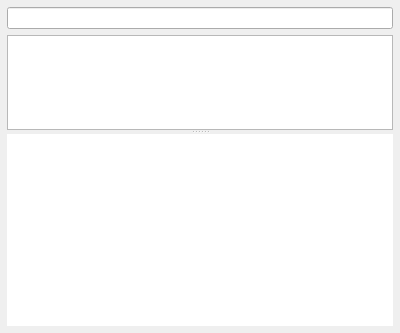
<?xml version="1.0" encoding="UTF-8"?>
<ui version="4.0">
 <class>InventoryFieldPicker</class>
 <widget class="QWidget" name="InventoryFieldPicker">
  <property name="geometry">
   <rect>
    <x>0</x>
    <y>0</y>
    <width>400</width>
    <height>333</height>
   </rect>
  </property>
  <property name="windowTitle">
   <string>Form</string>
  </property>
  <layout class="QVBoxLayout" name="verticalLayout">
   <property name="margin">
    <number>7</number>
   </property>
   <item>
    <widget class="SearchLineEdit" name="fieldSearchEdit"/>
   </item>
   <item>
    <widget class="PrettySplitter" name="splitter">
     <property name="orientation">
      <enum>Qt::Vertical</enum>
     </property>
     <widget class="FWTreeView" name="fields">
      <property name="dragEnabled">
       <bool>true</bool>
      </property>
      <property name="itemsExpandable">
       <bool>true</bool>
      </property>
      <property name="sortingEnabled">
       <bool>false</bool>
      </property>
     </widget>
     <widget class="QPlainTextEdit" name="description">
      <property name="sizePolicy">
       <sizepolicy hsizetype="Preferred" vsizetype="MinimumExpanding">
        <horstretch>0</horstretch>
        <verstretch>0</verstretch>
       </sizepolicy>
      </property>
      <property name="frameShape">
       <enum>QFrame::NoFrame</enum>
      </property>
      <property name="readOnly">
       <bool>true</bool>
      </property>
     </widget>
    </widget>
   </item>
  </layout>
 </widget>
 <customwidgets>
  <customwidget>
   <class>SearchLineEdit</class>
   <extends>QLineEdit</extends>
   <header>FileWaveGuiLib/searchlineedit/searchlineedit.h</header>
  </customwidget>
  <customwidget>
   <class>PrettySplitter</class>
   <extends>QSplitter</extends>
   <header>FileWaveGuiLib/prettysplitter/prettysplitter.h</header>
   <container>1</container>
  </customwidget>
  <customwidget>
   <class>FWTreeView</class>
   <extends>QTreeView</extends>
   <header>FWAdminLib/views/FWTreeView.h</header>
  </customwidget>
 </customwidgets>
 <resources/>
 <connections/>
</ui>
